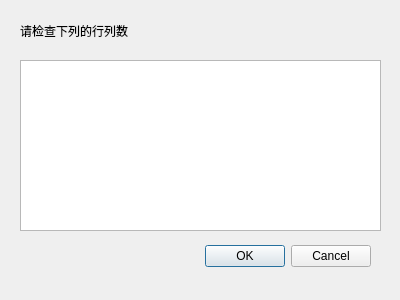
<?xml version="1.0" encoding="UTF-8"?>
<ui version="4.0">
 <class>WrongDialog_1</class>
 <widget class="QDialog" name="WrongDialog_1">
  <property name="geometry">
   <rect>
    <x>0</x>
    <y>0</y>
    <width>400</width>
    <height>300</height>
   </rect>
  </property>
  <property name="windowTitle">
   <string>Dialog</string>
  </property>
  <widget class="QDialogButtonBox" name="buttonBox">
   <property name="geometry">
    <rect>
     <x>30</x>
     <y>240</y>
     <width>341</width>
     <height>32</height>
    </rect>
   </property>
   <property name="orientation">
    <enum>Qt::Horizontal</enum>
   </property>
   <property name="standardButtons">
    <set>QDialogButtonBox::Cancel|QDialogButtonBox::Ok</set>
   </property>
  </widget>
  <widget class="QTextEdit" name="textEdit">
   <property name="geometry">
    <rect>
     <x>20</x>
     <y>60</y>
     <width>361</width>
     <height>171</height>
    </rect>
   </property>
  </widget>
  <widget class="QLabel" name="label">
   <property name="geometry">
    <rect>
     <x>20</x>
     <y>20</y>
     <width>191</width>
     <height>21</height>
    </rect>
   </property>
   <property name="text">
    <string>请检查下列的行列数</string>
   </property>
  </widget>
 </widget>
 <resources/>
 <connections>
  <connection>
   <sender>buttonBox</sender>
   <signal>accepted()</signal>
   <receiver>WrongDialog_1</receiver>
   <slot>accept()</slot>
   <hints>
    <hint type="sourcelabel">
     <x>248</x>
     <y>254</y>
    </hint>
    <hint type="destinationlabel">
     <x>157</x>
     <y>274</y>
    </hint>
   </hints>
  </connection>
  <connection>
   <sender>buttonBox</sender>
   <signal>rejected()</signal>
   <receiver>WrongDialog_1</receiver>
   <slot>reject()</slot>
   <hints>
    <hint type="sourcelabel">
     <x>316</x>
     <y>260</y>
    </hint>
    <hint type="destinationlabel">
     <x>286</x>
     <y>274</y>
    </hint>
   </hints>
  </connection>
 </connections>
</ui>
